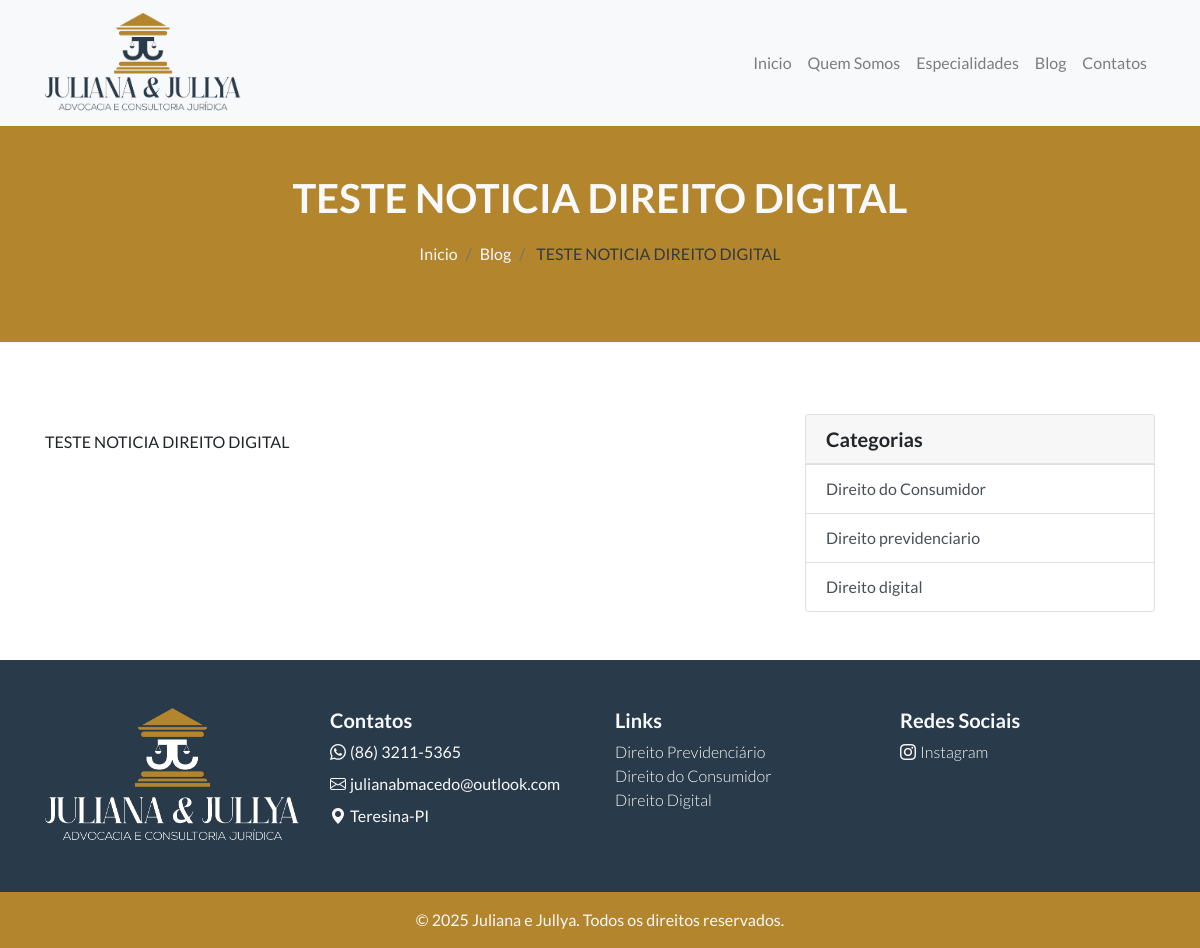
Screenshot of /blog/direito-digital/teste-noticia-direito-digital/ with the database file from the repository.
### website/models.py (models this page shows, shortened)
class Post(models.Model):
    titulo = models.CharField(max_length=200)
    photo_blog = models.ImageField(upload_to='blog/', blank=True, null=True)
    slug = AutoSlugField(populate_from='titulo', unique=True, null=True, blank=True)
    conteudo = HTMLField()  # TinyMCE será aplicado aqui
    data_criacao = models.DateTimeField(default=timezone.now)
    publicado = models.BooleanField(default=False)
    categoria = models.ForeignKey(Categoria, on_delete=models.SET_NULL, null=True, blank=True)

class Categoria(models.Model):
    nome = models.CharField(max_length=100, unique=True)
    slug = AutoSlugField(unique=True, null=True, blank=True, populate_from='nome')

class Especialidades(models.Model):
    id = models.AutoField(primary_key=True)
    icone = models.ImageField(upload_to='media/icones/', blank=True, null=True)
    nome_especialidade = models.CharField(max_length=100, blank=True,null=True)
    slug = AutoSlugField(populate_from='nome_especialidade', unique=True, null=True, blank=True)
    descricao_especialidade = HTMLField()  # TinyMCE será aplicado aqui
    resumo_especialidade = models.CharField(max_length=255, blank=True, null=True)
    class Meta:
        verbose_name = "Especialidade"
        verbose_name_plural = "Especialidades"

### website/views.py (the view)
# urls.py: path('blog/<slug:categoria_slug>/<slug:post_slug>/', BlogDetailView.as_view(), name="post_detail"),
class BlogDetailView(ContextoPadraoMixin, DetailView):
    model = Post
    template_name = 'blog_detail.html'
    context_object_name = 'post_detail'
    def get_object(self):
        categoria_slug = self.kwargs['categoria_slug']
        post_slug = self.kwargs['post_slug']
        return get_object_or_404(Post, slug=post_slug, categoria__slug=categoria_slug)

### website/views.py (called while the page is built)
    def get_context_data(self, **kwargs):
        context = super().get_context_data(**kwargs)
        context['especialidade_list'] = Especialidades.objects.all()
        context['equipe_list'] = Equipe.objects.all()
        context['categoria_list'] = Categoria.objects.all()
        return context

### website/templates/blog_detail.html
{% extends "base.html" %}
{% load static %}
{% block content %}
<div class="py-5 mb-4 bg-breadcrumb text-light">
  <div class="container">
    <div class="row">
      <div class="col-lg-12">
        <h1 class="sec-title font-weight-bold text-center">{{ post_detail.titulo }}</h1>
        <nav aria-label="breadcrumb">
          <ol class="breadcrumb bg-transparent text-center justify-content-center">
            <li class="breadcrumb-item"><a href="{% url 'home' %}" class="text-light">Inicio</a></li>
            <li class="breadcrumb-item"><a href="{% url 'blog' %}" class="text-light">Blog</a></li>
            <li class="breadcrumb-item active text-dark" aria-current="{{ post_detail.titulo }}">
              {{ post_detail.titulo }}
            </li>
          </ol>
        </nav>
      </div>
    </div>
  </div>
</div>
<section class="py-5">
  <div class="container">
    <div class="row">
      <div class="col-sm-8">
        <p>{{ post_detail.conteudo|safe }}</p>
      </div>
      <div class="col-sm-4">
        <div class="list-group">
          <div class="card-header border">
            <h5 class="font-weight-bold mb-0">Categorias</h5>
          </div>
          {% for categoria in categoria_list %}
          <a href="{% url 'categoria_detail' categoria.slug %}" class="list-group-item list-group-item-action">
            {{ categoria.nome }}
          </a>
          {% endfor %}
        </div>
      </div>
    </div>
  </div>
</section>
{% endblock %}

### website/templates/base.html (shortened to what this page needs)
{% load static %}
<!DOCTYPE html>
<html lang="pt-br">
<head>
    <link href="https://cdn.jsdelivr.net/npm/bootstrap-icons@1.11.1/font/bootstrap-icons.css" rel="stylesheet">
    <link rel="stylesheet" href="https://stackpath.bootstrapcdn.com/bootstrap/4.1.3/css/bootstrap.min.css">
    <link href="{% static '/css/styles.css' %}" rel="stylesheet">
</head>
<body>
<header>
  <nav class="navbar navbar-expand-lg navbar-light bg-light">
        <div class="container">
        <a class="navbar-brand" href="{% url 'home' %}">
          <img class="logo-site img-fluid" src="/media/website/logo-black.png" alt="Juliana Macedo e Jullya Macedo - Advogadas Associadas">
        </a>
        <div class="collapse navbar-collapse" id="conteudoNavbarSuportado">
          <ul class="navbar-nav ml-auto">
            <li class="nav-item">
              <a class="nav-link" href="{% url 'home' %}">Inicio</a>
            </li>
            <li class="nav-item">
              <a class="nav-link" href="{% url 'sobre' %}">Quem Somos</a>
            </li>
            <li class="nav-item">
              <a class="nav-link" href="{% url 'especialidades' %}">Especialidades</a>
            </li>
            <li class="nav-item">
              <a class="nav-link" href="{% url 'blog' %}">Blog</a>
            </li>
            <li class="nav-item">
              <a class="nav-link" href="{% url 'contatos' %}">Contatos</a>
            </li>
          </ul>
        </div>
      </div>
  </nav>
</header>
<main>
  {% block content %}
  {% endblock %}
</main>
<footer>
<div class="footer-site py-5">
  <div class="container">
    <div class="row">
<div class="col-lg-3">
  <img class="img-fluid" src="/media/website/logo-white.png" alt="">
</div>
<div class="col-lg-3">
  <h5 class="font-weight-bold text-light sec-title">Contatos</h5>
  <div class="d-flex align-items-center text-light mb-2">
    <i class="bi bi-whatsapp mr-1"></i>
    <span>(86) 3211-5365</span>
  </div>
  <div class="d-flex align-items-center text-light mb-2">
    <i class="bi bi-envelope mr-1"></i>
    <span>julianabmacedo@outlook.com</span>
  </div>
  <div class="d-flex align-items-center text-light mb-2">
    <i class="bi bi-geo-alt-fill mr-1"></i>
    <span>Teresina-PI</span>
  </div>
</div>
<div class="col-lg-3">
  <h5 class="font-weight-bold text-light sec-title">Links</h5>
  <ul class="nav flex-column">
    {% for especialidade in especialidade_list %}
    <li class="nav-item">
      <a href="{% url 'especialidade_detail' especialidade.slug %}" class="link text-light lato-light">
        {{ especialidade.nome_especialidade }}
      </a>
      {% endfor %}
    </li>
   </ul>
</div>
<div class="col-lg-3">
  <h5 class="font-weight-bold text-light sec-title">Redes Sociais</h5>
  <div class="d-flex align-items-center text-light mb-2">
    <i class="bi bi-instagram mr-1"></i>
    <span class="lato-light">Instagram</span>
  </div>
</div>
</div>
</div>
</div>
<div class="footer-end py-3 mb-0">
  <div class="container">
    <div class="row">
      <div class="col-lg-12 text-light text-center">
        <p class="mb-0">&copy; 2025 Juliana e Jullya. Todos os direitos reservados.</p>
      </div>
    </div>
  </div>
</div>
</footer>
</body>
</html>

### static/css/styles.css (style rules this page uses)
:root { --bs-body-font-family:"Lato", sans-serif; }
.lato-light { font-family: "Lato", sans-serif; font-weight: 300; font-style: normal; }
body { font-family: var(--bs-body-font-family); font-optical-sizing: auto; font-style: normal; background-color: transparent; text-rendering: optimizeLegibility; -webkit-font-smoothing: antialiased; -moz-osx-font-smoothing: grayscale; transform: none; }
img.logo-site { height: 100px; }
.footer-site { background-color: #293A4A; }
.footer-end { background-color: #B3852D; }
.bg-breadcrumb { background-color: #B3852D; }

### rows the page displays
Post: titulo "TESTE NOTICIA DIREITO DIGITAL", conteudo "TESTE NOTICIA DIREITO DIGITAL"
Categoria: nome "Direito do Consumidor"
Categoria: nome "Direito previdenciario"
Categoria: nome "Direito digital"
Especialidades: nome_especialidade "Direito Previdenciário"
Especialidades: nome_especialidade "Direito do Consumidor"
Especialidades: nome_especialidade "Direito Digital"
